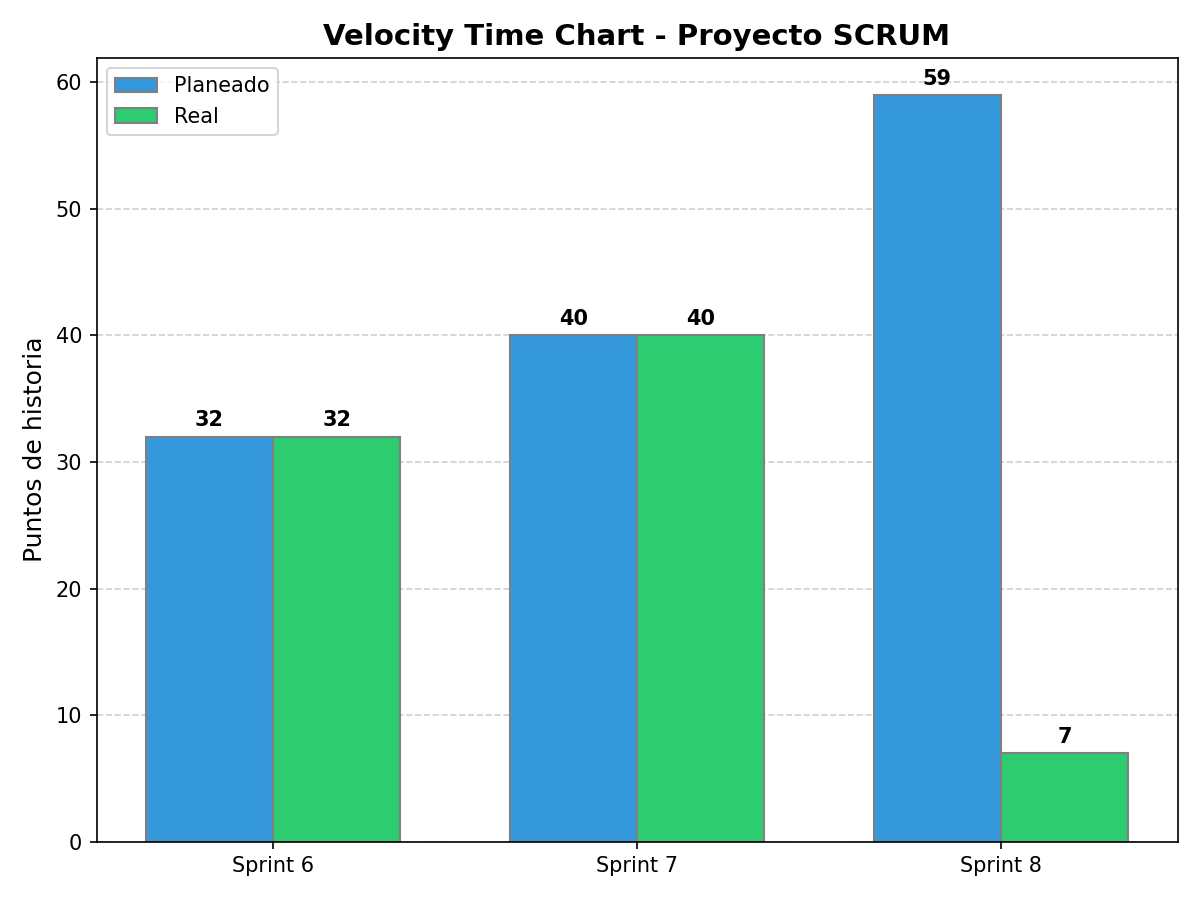

Here is the Python script that generated this plot:
import matplotlib.pyplot as plt
import numpy as np

labels = ['Sprint 6', 'Sprint 7', 'Sprint 8']
planeado = [32, 40, 59]
real = [32, 40, 7]

x = np.arange(len(labels))
width = 0.35

fig, ax = plt.subplots(figsize=(8, 6))

rects1 = ax.bar(x - width/2, planeado, width, label='Planeado', color='#3498db', edgecolor='gray')
rects2 = ax.bar(x + width/2, real, width, label='Real', color='#2ecc71', edgecolor='gray')

ax.set_ylabel('Puntos de historia', fontsize=12)
ax.set_title('Velocity Time Chart - Proyecto SCRUM', fontsize=14, fontweight='bold')
ax.set_xticks(x)
ax.set_xticklabels(labels)
ax.legend()

def autolabel(rects):
    for rect in rects:
        height = rect.get_height()
        if height > 0:
            ax.annotate('{}'.format(height),
                        xy=(rect.get_x() + rect.get_width() / 2, height),
                        xytext=(0, 3),
                        textcoords="offset points",
                        ha='center', va='bottom', fontweight='bold')

autolabel(rects1)
autolabel(rects2)

ax.yaxis.grid(True, linestyle='--', alpha=0.6)
ax.set_axisbelow(True)

plt.tight_layout()
plt.savefig('velocity_chart.png', dpi=150)
plt.show()
